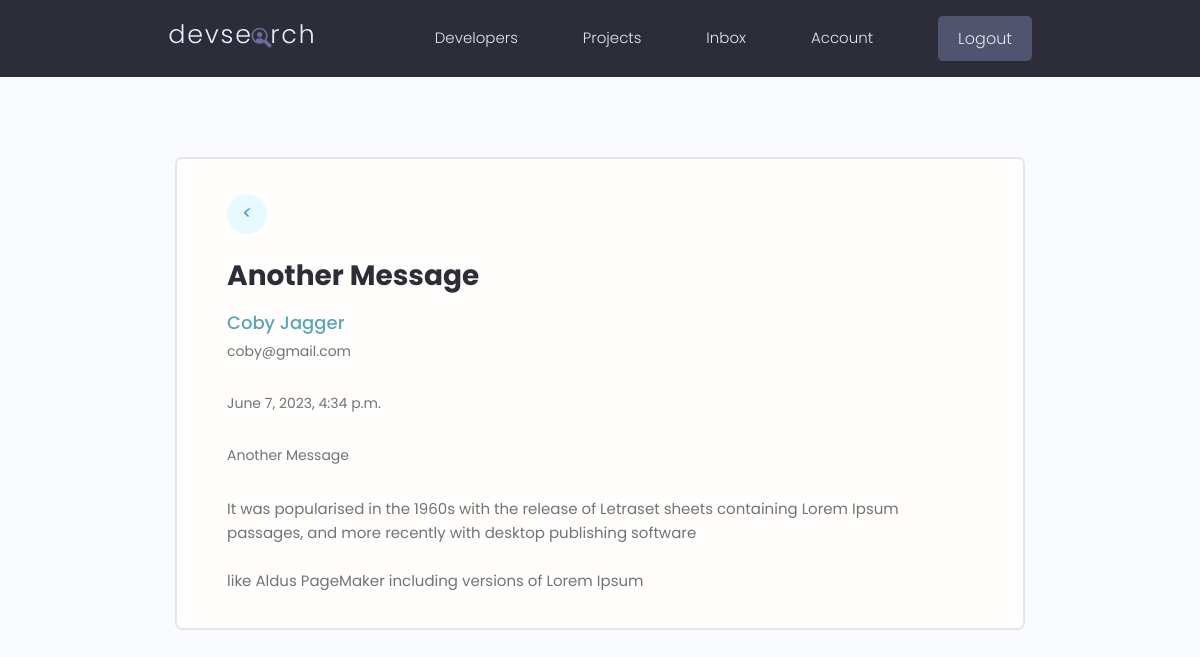
Screenshot of /message/713ea477-a565-450b-811d-f00637d8d3f7/ (signed in) with the database file from the repository.
### users/models.py (models this page shows, shortened)
class Message(models.Model):
    sender = models.ForeignKey(Profile, on_delete=models.SET_NULL, null=True)
    recipient = models.ForeignKey(Profile, on_delete=models.SET_NULL, null=True, related_name="messages")
    name = models.CharField(max_length=200, null=True, blank=True)
    email = models.EmailField(max_length=200, null=True, blank=True)
    subject = models.CharField(max_length=200, null=True, blank=True)
    body = models.TextField()
    is_read = models.BooleanField(default=False, null=True)
    created = models.DateTimeField(auto_now_add=True)
    id = models.UUIDField(default=uuid.uuid4, unique=True,
                        primary_key=True, editable=False)
    class Meta:
        ordering = ['is_read', '-created']

### users/views.py (the view)
# urls.py: path('message/<str:pk>/', views.viewMessage, name='message'),
@login_required(login_url="login")
def viewMessage(request, pk):
    profile = request.user.profile
    message = profile.messages.get(id=pk)
    if message.is_read == False:
        message.is_read = True
        message.save()
    context = {'message':message}
    return render(request, 'users/message.html', context)

### users/templates/users/message.html
{% extends 'main.html' %}
{% block content %}
<main class="messagePage my-xl">
  <div class="content-box">
    <div class="message">
      <a class="backButton" href="{% url 'inbox' %}"><i class="im im-angle-left"><</i></a>
      <h2 class="message__subject">{{message.subject}}</h4>
        {% if message.sender %}
          <a href="{% url 'user-profile' message.sender.id %}" class="message__author">{{message.name}}</a>
        {% else %}
          <a class="message__author">{{message.name}}</a>
        {% endif %}
        <p class="message__date">{{message.email}}</p>
        <p class="message__date">{{message.created}}</p>
        <p class="message__date">{{message.subject}}</p>
        <div class="message__body">{{message.body|linebreaksbr}}</div>
    </div>
  </div>
</main>
{% endblock content %}

### static/styles/app.css (style rules this page uses)
:root { --color-sub: #2d2d39; }
.content-box { width: 95%; max-width: 85rem; margin: 0 auto; }
.message { padding: 2.5rem 0; }
.message > a { display: flex; gap: 1rem; }
.message__author, .message__date { flex-basis: 25%; }
.message__subject { flex-basis: 50%; }
.message__date { text-align: right; }
.messagePage .message { list-style: none; background: var(--color-white); padding: 3.5rem 5rem; border: 2px solid var(--color-light); border-radius: 0.7rem; }
.messagePage .message__subject { font-size: 2.8rem; color: var(--color-sub); margin-bottom: 1rem; margin-top: 2rem; }
.messagePage .message__author { font-size: 1.8rem; font-weight: 500; }
.messagePage .message__date { font-size: 1.4rem; font-weight: 400; text-align: left; margin-bottom: 3rem; }
.backButton { background: var(--color-main-light); color: var(--color-main); width: 4rem; height: 4rem; display: flex; align-items: center; justify-content: center; border-radius: 50%; }
.backButton i { font-size: 1.8rem; }

### static/uikit/styles/modules/_variables.css (style rules this page uses)
:root { --color-main: #5aa5b9; --color-main-light: #e6faff; --color-sub: #3f4156; --color-sub-light: #51546e; --color-sub-lighter: #ededfd; --color-text: #737373; --color-gray: #8b8b8b; --color-light: #e5e7eb; --color-light-gray: #767676; --color-bg: #f8fafd; --color-white: #fffefd; --color-white-light: #f3f3f3; --color-success: #359e64; --color-success-bg: #def8e8; --color-error: #fc4b0b; --color-error-bg: #fff2ee; --font-base: 'Poppins', arial, helvetica, 'Segoe UI', roboto, ubuntu, sans-serif; --font-monospace: 'Fira Code', 'Courier New', courier, monospace; --font-regular: 300; --font-medium: 500; --font-bold: 700; --generic-shadow: 1px 1px 5px #00000010; --generic-transition: all 0.3s ease-in-out; }

### static/uikit/styles/modules/_base.css (style rules this page uses)
* { margin: 0; padding: 0; box-sizing: border-box; text-rendering: optimizeLegibility; color: inherit; font-size: inherit; }
html { font-size: 50%; }
@media only screen and (min-width: 480px) { html { font-size: 56.25%; } }
@media only screen and (min-width: 1200px) { html { font-size: 62.5%; } }
body { line-height: 1.6; font-weight: 400; font-size: 1.5rem; color: var(--color-text); background-color: var(--color-bg); min-height: 100vh; }

### static/uikit/styles/modules/_typography.css (style rules this page uses)
* { font-family: var(--font-base); }
h2 { font-size: 3.6rem; font-weight: var(--font-bold); }
p, span, strong { font-size: 1.6rem; color: var(--color-text); font-weight: var(--font-regular); }
a { padding-bottom: 2px; text-decoration: none; display: inline-block; color: var(--color-main); font-weight: var(--font-medium); }

### static/uikit/styles/modules/_utilities.css (style rules this page uses)
.my-xl { margin: 8rem auto; }

### rows the page displays
Message: subject "Another Message", name "Coby Jagger", email "coby@gmail.com", created "June 7, 2023, 4:34 p.m.", body "It was popularised in the 1960s with the release of Letraset sheets containing Lorem Ipsum passages, and more recently with desktop publishing software like Aldus PageMaker including versions of Lorem Ipsum"
